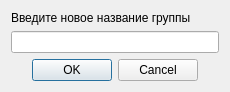
<?xml version="1.0" encoding="UTF-8"?>
<ui version="4.0">
 <class>DialogGroupChangeName</class>
 <widget class="QDialog" name="DialogGroupChangeName">
  <property name="geometry">
   <rect>
    <x>0</x>
    <y>0</y>
    <width>230</width>
    <height>87</height>
   </rect>
  </property>
  <property name="windowTitle">
   <string>Dialog</string>
  </property>
  <layout class="QGridLayout" name="gridLayout">
   <item row="0" column="0" colspan="2">
    <widget class="QLabel" name="label">
     <property name="text">
      <string>Введите новое название группы</string>
     </property>
    </widget>
   </item>
   <item row="1" column="0" colspan="3">
    <widget class="QLineEdit" name="lineEdit"/>
   </item>
   <item row="2" column="0">
    <spacer name="horizontalSpacer">
     <property name="orientation">
      <enum>Qt::Horizontal</enum>
     </property>
     <property name="sizeHint" stdset="0">
      <size>
       <width>19</width>
       <height>20</height>
      </size>
     </property>
    </spacer>
   </item>
   <item row="2" column="1">
    <widget class="QDialogButtonBox" name="buttonBox">
     <property name="orientation">
      <enum>Qt::Horizontal</enum>
     </property>
     <property name="standardButtons">
      <set>QDialogButtonBox::Cancel|QDialogButtonBox::Ok</set>
     </property>
    </widget>
   </item>
   <item row="2" column="2">
    <spacer name="horizontalSpacer_2">
     <property name="orientation">
      <enum>Qt::Horizontal</enum>
     </property>
     <property name="sizeHint" stdset="0">
      <size>
       <width>19</width>
       <height>20</height>
      </size>
     </property>
    </spacer>
   </item>
  </layout>
 </widget>
 <resources/>
 <connections>
  <connection>
   <sender>buttonBox</sender>
   <signal>accepted()</signal>
   <receiver>DialogGroupChangeName</receiver>
   <slot>accept()</slot>
   <hints>
    <hint type="sourcelabel">
     <x>248</x>
     <y>254</y>
    </hint>
    <hint type="destinationlabel">
     <x>157</x>
     <y>274</y>
    </hint>
   </hints>
  </connection>
  <connection>
   <sender>buttonBox</sender>
   <signal>rejected()</signal>
   <receiver>DialogGroupChangeName</receiver>
   <slot>reject()</slot>
   <hints>
    <hint type="sourcelabel">
     <x>316</x>
     <y>260</y>
    </hint>
    <hint type="destinationlabel">
     <x>286</x>
     <y>274</y>
    </hint>
   </hints>
  </connection>
 </connections>
</ui>
